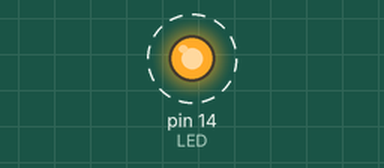
Recording of a sketch running on a simulated Arduino Uno, built with avr-gcc and run on an emulated ATmega328P. On the bench: output pins drawn as LEDs (lit = HIGH). Dashed ring = blinking.

Above: at 10.15 s.
Timing chart, 0 to 13.0 s (numbered marks = the images above):
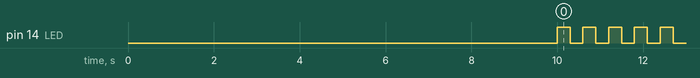

The sketch:

__LED.ino
```cpp
int LED = 14;//D5
void setup() {
  pinMode(LED, OUTPUT);
  digitalWrite(LED, 0);
  delay(10000);


  }

void loop() {
  digitalWrite(LED, 1);
  delay(300);
  digitalWrite(LED, 0);
  delay(300);
}
```

Measured:
- by itself, pin 14 (LED): alternates HIGH for 0.30 s and LOW for 0.30 s
